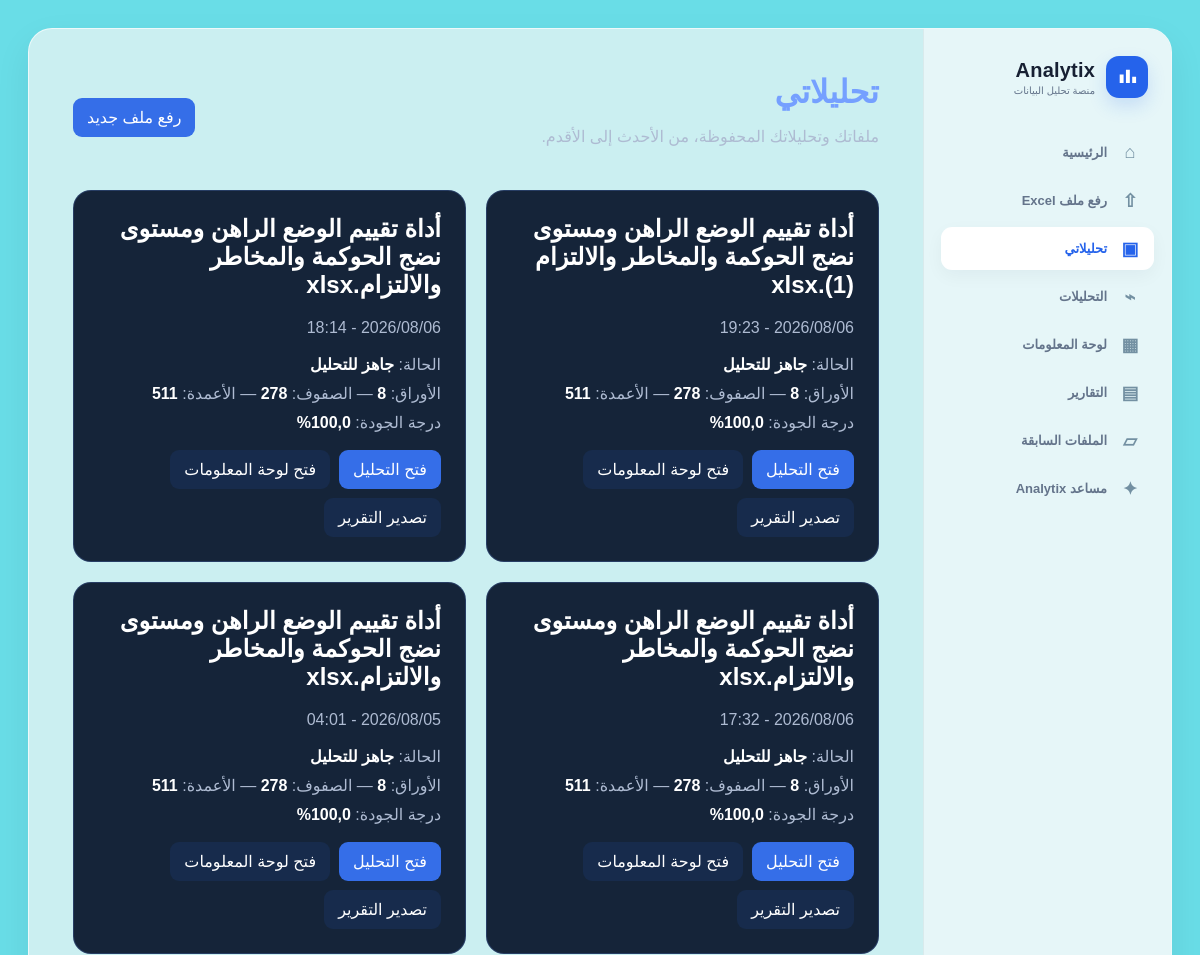
The app's page /datasets/my-analyses/ (signed in, upper part), older data.
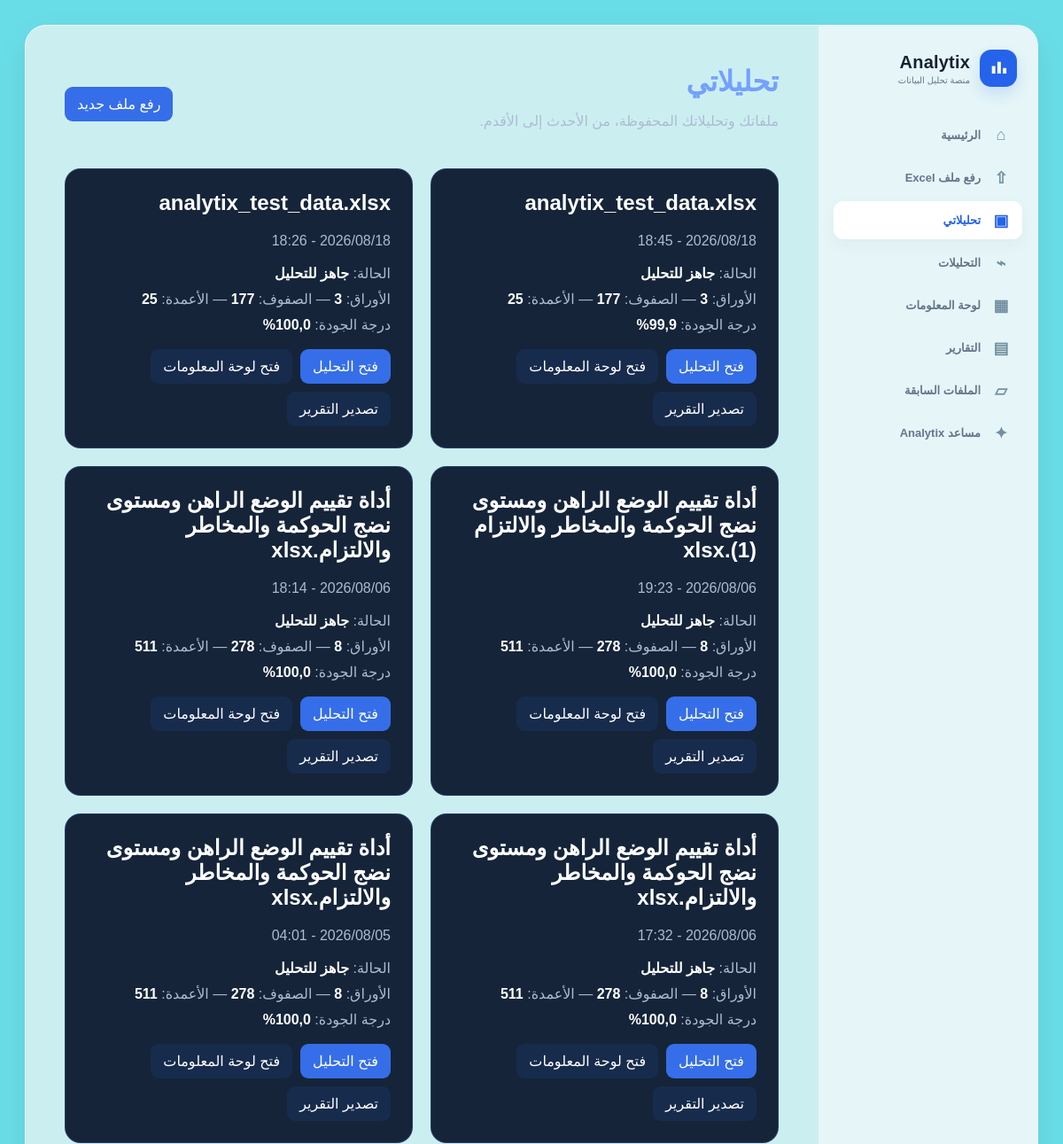
The same page, newer data.
### datasets/models.py (models this page shows, shortened)
class Dataset(models.Model):
    STATUS_CHOICES = [
        ('uploaded', 'تم الرفع'),
        ('reading', 'جارٍ قراءة الملف'),
        ('ready', 'جاهز للتحليل'),
        ('failed', 'فشل تجهيز الملف'),
    ]
    user = models.ForeignKey(
        settings.AUTH_USER_MODEL,
        on_delete=models.CASCADE,
        related_name='datasets',
        verbose_name='المستخدم',
    )
    title = models.CharField(
        max_length=200,
        verbose_name='اسم ملف البيانات',
    )
    file = models.FileField(
        upload_to='analytix/excel_files/%Y/%m/',
        storage=raw_storage,
          max_length=500,
        validators=[
            FileExtensionValidator(
                allowed_extensions=[
                    'xlsx',
                    'xls',
                    'xlsm',
                ],
            ),
            validate_excel_size,
        ],
        verbose_name='ملف Excel',
    )
    original_filename = models.CharField(
        max_length=255,
        blank=True,
        verbose_name='اسم الملف الأصلي',
    )
    file_size = models.PositiveBigIntegerField(
        default=0,
        editable=False,
        verbose_name='حجم الملف بالبايت',
    )
    status = models.CharField(
        max_length=20,
        choices=STATUS_CHOICES,
        default='uploaded',
        db_index=True,
        verbose_name='حالة الملف',
    )
    error_message = models.TextField(
        blank=True,
        verbose_name='رسالة الخطأ',
    )
    uploaded_at = models.DateTimeField(
        auto_now_add=True,
        verbose_name='تاريخ الرفع',
    )
    updated_at = models.DateTimeField(
        auto_now=True,
        verbose_name='تاريخ آخر تحديث',
    )
    class Meta:
        verbose_name = 'ملف بيانات'
        verbose_name_plural = 'ملفات البيانات'
        ordering = ['-uploaded_at']
        indexes = [
            models.Index(
                fields=['user', 'status'],
            ),
            models.Index(
                fields=['uploaded_at'],
            ),
        ]

### datasets/views.py (the view)
@login_required
def my_analyses(request):
    datasets = (
        Dataset.objects
        .filter(user=request.user)
        .prefetch_related('sheets', 'analysis_jobs__result')
        .order_by('-uploaded_at')
    )
    items = []
    for dataset in datasets:
        sheets = list(dataset.sheets.all())
        result = next(
            (
                job.result for job in dataset.analysis_jobs.all()
                if job.status == 'completed' and hasattr(job, 'result')
            ),
            None,
        )
        summary = result.summary if result else {}
        total_cells = sum(sheet.row_count * sheet.column_count for sheet in sheets)
        missing = summary.get('total_missing_values', 0)
        quality_score = (
            round(max(0, (1 - (missing / total_cells)) * 100), 1)
            if total_cells else None
        )
        items.append({
            'dataset': dataset,
            'sheets_count': len(sheets),
            'rows_count': summary.get(
                'total_rows', sum(sheet.row_count for sheet in sheets)
            ),
            'columns_count': summary.get(
                'total_columns', sum(sheet.column_count for sheet in sheets)
            ),
            'quality_score': quality_score,
            'dashboard': (
                dataset.user.dashboards.filter(
                    layout_settings__dataset_id=dataset.pk,
                ).first()
            ),
        })
    return render(request, 'datasets-templates/my_analyses.html', {'items': items})

### templates/datasets-templates/my_analyses.html
{% extends 'workspace_section_base.html' %}{% block title %}تحليلاتي | Analytix{% endblock %}{% block content %}
<header class="section-heading"><div><h1>تحليلاتي</h1><p>ملفاتك وتحليلاتك المحفوظة، من الأحدث إلى الأقدم.</p></div><a class="action" href="{% url 'datasets:list' %}">رفع ملف جديد</a></header>
{% if items %}<section class="section-grid">{% for item in items %}<article class="section-card"><h2>{{ item.dataset.original_filename|default:item.dataset.title }}</h2><p class="muted">{{ item.dataset.uploaded_at|date:"Y/m/d - H:i" }}</p><div class="facts"><span>الحالة: <b>{{ item.dataset.get_status_display }}</b></span><span>الأوراق: <b>{{ item.sheets_count }}</b> — الصفوف: <b>{{ item.rows_count }}</b> — الأعمدة: <b>{{ item.columns_count }}</b></span>{% if item.quality_score is not None %}<span>درجة الجودة: <b>{{ item.quality_score }}%</b></span>{% endif %}</div><div class="actions"><a class="action" href="{% url 'datasets:detail' item.dataset.pk %}">فتح التحليل</a><a class="action soft" href="{% url 'datasets:detail' item.dataset.pk %}#dashboard">فتح لوحة المعلومات</a><a class="action soft" href="{% url 'datasets:export_pdf' item.dataset.pk %}">تصدير التقرير</a></div></article>{% endfor %}</section>{% else %}<section class="empty-state"><h2>لا توجد تحليلات محفوظة حتى الآن.</h2><a class="action" href="{% url 'datasets:list' %}">رفع ملف جديد</a></section>{% endif %}
{% endblock %}

Row changes from the older to the newer data that the page shows:
added Dataset: dataset.original_filename "analytix_test_data.xlsx", dataset.uploaded_at "2026/08/18 - 18:45", dataset.status "جاهز للتحليل", sheets_count "3", rows_count "177", columns_count "25", quality_score "99,9"
added Dataset: dataset.original_filename "analytix_test_data.xlsx", dataset.uploaded_at "2026/08/18 - 18:26", dataset.status "جاهز للتحليل", sheets_count "3", rows_count "177", columns_count "25", quality_score "100,0"
